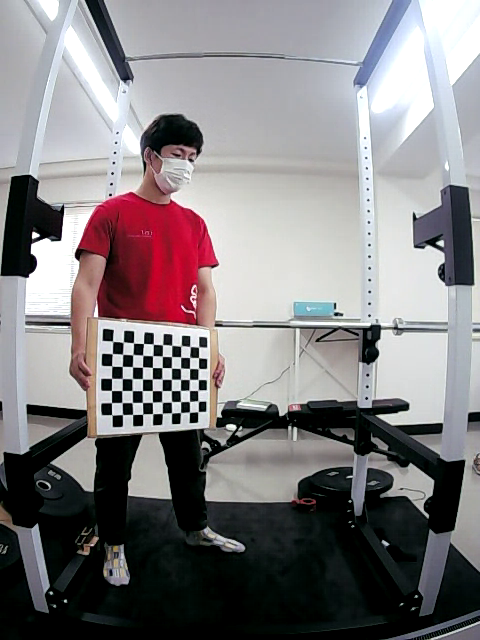
#> input picture streamlit_example/data/camera_info/2022-04-30-15-31/front/imgs/img0.png, 480 x 640 px; its folder holds only this picture in this run
$ python stereo_calibration.py
#> lines starting #> are read from the running program, lines starting #| are printed output that depends on the picture; long printed decimals are rounded
import glob

import cv2
import numpy as np

# criteria used by checkerboard pattern detector.
# Change this if the code can't find the checkerboard
criteria = (cv2.TERM_CRITERIA_EPS + cv2.TERM_CRITERIA_MAX_ITER, 30, 0.001)

rows = 7  # number of checkerboard rows.
columns = 10  # number of checkerboard columns.
world_scaling = 5  # change this to the real world square size. Or not.


def calibrate_camera(images_folder):
    images_names = sorted(glob.glob(images_folder))
    images = []
    for imname in images_names:
        im = cv2.imread(imname, 1)
        images.append(im)

    # coordinates of squares in the checkerboard world space
    objp = np.zeros((rows * columns, 3), np.float32)
    objp[:, :2] = np.mgrid[0:rows, 0:columns].T.reshape(-1, 2)
    objp = world_scaling * objp

    # frame dimensions. Frames should be the same size.
    width = images[0].shape[1]
    height = images[0].shape[0]

    # Pixel coordinates of checkerboards
    imgpoints = []  # 2d points in image plane.

    # coordinates of the checkerboard in checkerboard world space.
    objpoints = []  # 3d point in real world space

    for frame in images:
        gray = cv2.cvtColor(frame, cv2.COLOR_BGR2GRAY)

        # find the checkerboard
        ret, corners = cv2.findChessboardCorners(gray, (rows, columns), None)

        print(ret)

        if ret == True:

            # Convolution size used to improve corner detection. Don't make this too large.
            conv_size = (11, 11)

            # opencv can attempt to improve the checkerboard coordinates
            corners = cv2.cornerSubPix(gray, corners, conv_size, (-1, -1), criteria)
            cv2.drawChessboardCorners(frame, (rows, columns), corners, ret)
            cv2.imshow("img", frame)
            k = cv2.waitKey(500)

            objpoints.append(objp)
            imgpoints.append(corners)

    ret, mtx, dist, rvecs, tvecs = cv2.calibrateCamera(objpoints, imgpoints, (width, height), None, None)
    print("rmse:", ret)
    print("camera matrix:\n", mtx)
    print("distortion coeffs:", dist)

    return mtx, dist


def stereo_calibrate(mtx_front, dist_front, mtx_side, dist_side, img_dir_front, img_dir_side):
    # [5 lines of commented-out code are left out]

    c1_images_names = sorted(glob.glob(img_dir_front))
    c2_images_names = sorted(glob.glob(img_dir_side))

    c1_images = []
    c2_images = []
    for im1, im2 in zip(c1_images_names, c2_images_names):
        _im = cv2.imread(im1, 1)
        c1_images.append(_im)

        _im = cv2.imread(im2, 1)
        c2_images.append(_im)

    # coordinates of squares in the checkerboard world space
    objp = np.zeros((rows * columns, 3), np.float32)
    objp[:, :2] = np.mgrid[0:rows, 0:columns].T.reshape(-1, 2)
    objp = world_scaling * objp

    # frame dimensions. Frames should be the same size.
    width = c1_images[0].shape[1]
    height = c1_images[0].shape[0]

    # Pixel coordinates of checkerboards
    imgpoints_left = []  # 2d points in image plane.
    imgpoints_right = []

    # coordinates of the checkerboard in checkerboard world space.
    objpoints = []  # 3d point in real world space

    for frame1, frame2 in zip(c1_images, c2_images):
        gray1 = cv2.cvtColor(frame1, cv2.COLOR_BGR2GRAY)
        gray2 = cv2.cvtColor(frame2, cv2.COLOR_BGR2GRAY)
        c_ret1, corners1 = cv2.findChessboardCorners(gray1, (rows, columns), None)
        c_ret2, corners2 = cv2.findChessboardCorners(gray2, (rows, columns), None)

        if c_ret1 == True and c_ret2 == True:
            corners1 = cv2.cornerSubPix(gray1, corners1, (11, 11), (-1, -1), criteria)
            corners2 = cv2.cornerSubPix(gray2, corners2, (11, 11), (-1, -1), criteria)

            cv2.drawChessboardCorners(frame1, (rows, columns), corners1, c_ret1)
            cv2.imshow("img", frame1)

            cv2.drawChessboardCorners(frame2, (rows, columns), corners2, c_ret2)
            cv2.imshow("img2", frame2)
            k = cv2.waitKey(500)

            objpoints.append(objp)
            imgpoints_left.append(corners1)
            imgpoints_right.append(corners2)

    stereocalibration_flags = cv2.CALIB_FIX_INTRINSIC
    ret, CM1, dist_front, CM2, dist_side, R, T, E, F = cv2.stereoCalibrate(
        objpoints,
        imgpoints_left,
        imgpoints_right,
        mtx_front,
        dist_front,
        mtx_side,
        dist_side,
        (width, height),
        criteria=criteria,
        flags=stereocalibration_flags,
    )

    print(ret)
    return R, T


# [7 lines of commented-out code are left out]


front_folder = r"/Users/kondounagi/Library/Mobile Documents/com~apple~CloudDocs/work/posefit/streamlit_example/data/camera_info/2022-04-30-16-30/front/imgs/*"
side_folder = r"/Users/kondounagi/Library/Mobile Documents/com~apple~CloudDocs/work/posefit/streamlit_example/data/camera_info/2022-04-30-16-30/side/imgs/*"
mtx_front, dist_front = calibrate_camera(images_folder=front_folder)
#> in calibrate_camera, im is the input picture: shape (640, 480, 3); mean B, G, R 128.3, 126.1, 130.1
#> the loop in calibrate_camera, `for frame in images:` made 1 pass; (key Esc is pressed on pass 1)
#> (ret, conv_size) on pass 1: (True, (11, 11))
#| True
#> pass 1, in calibrate_camera, `gray = cv2.cvtColor(frame, cv2.COLOR_BGR2GRAY)`:
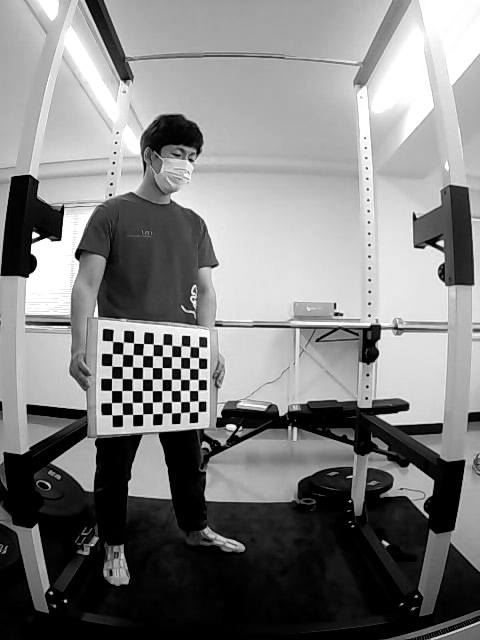
#> gray: shape (640, 480); min 0, max 255, mean 127.5
#> pass 1, in calibrate_camera, `cv2.imshow("img", frame)`:
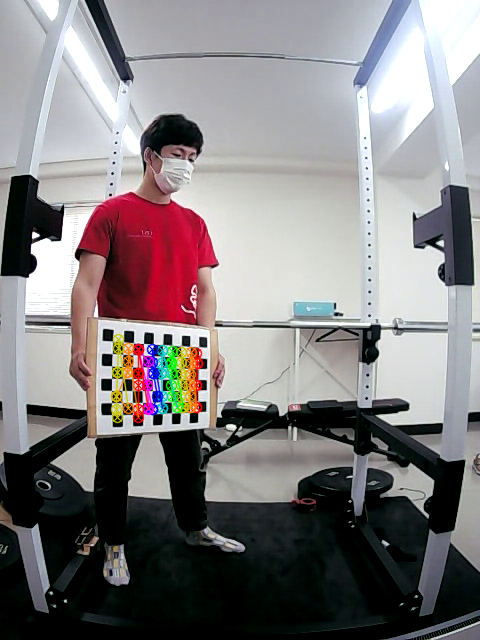
#> window 'img': shape (640, 480, 3); mean B, G, R 127.7, 126.2, 130.7
#> after the loop in calibrate_camera, `for frame in images:`: imgpoints = 1 item
#> in calibrate_camera, `ret, mtx, dist, rvecs, tvecs = cv2.calibrateCamera(objpoints, imgpoint..`: ret = 5.66; mtx = [[380.7, 0, 240.9], [0, 274.7, 319.7], [0, 0, 1]]; dist = [[-1.38, 3.68, 0.0224, 0.118, -3.28]]; rvecs = ([-0.785, -0.74, 1.6],); tvecs = ([-14.97, 15.7, 120.6],)
#| rmse: 5.660
#| camera matrix:
#|  [[380.705   0.         240.869]
#|  [  0.         274.750  319.689]
#|  [  0.           0.           1.        ]]
#| distortion coeffs: [[-1.376  3.680  0.02236  0.1179 -3.279]]
#> mtx_front = [[380.7, 0, 240.9], [0, 274.7, 319.7], [0, 0, 1]]; dist_front = [[-1.38, 3.68, 0.0224, 0.118, -3.28]]
mtx_side, dist_side = calibrate_camera(images_folder=side_folder)
#> the loop in calibrate_camera (call 2), `for frame in images:` made 1 pass; (key Enter is pressed on pass 1)
#| True
#| rmse: 5.660
#| camera matrix:
#|  [[380.705   0.         240.869]
#|  [  0.         274.750  319.689]
#|  [  0.           0.           1.        ]]
#| distortion coeffs: [[-1.376  3.680  0.02236  0.1179 -3.279]]
#> mtx_side = [[380.7, 0, 240.9], [0, 274.7, 319.7], [0, 0, 1]]; dist_side = [[-1.38, 3.68, 0.0224, 0.118, -3.28]]
R, T = stereo_calibrate(
    mtx_front, dist_front, mtx_side, dist_side, img_dir_front=front_folder, img_dir_side=side_folder
)
#> the loop in stereo_calibrate, `for frame1, frame2 in zip(c1_images, c2_images):` made 1 pass; (key Esc is pressed on pass 1)
#> (c_ret1, c_ret2) on pass 1: (True, True)
#> after the loop in stereo_calibrate, `for frame1, frame2 in zip(c1_images, c2_images):`: imgpoints_left = 1 item
#> in stereo_calibrate, `stereocalibration_flags = cv2.CALIB_FIX_INTRINSIC`: stereocalibration_flags = 256
#> in stereo_calibrate, `ret, CM1, dist_front, CM2, dist_side, R, T, E, F = cv2.stereoCalibrate..`: ret = 5.66; CM1 = [[380.7, 0, 240.9], [0, 274.7, 319.7], [0, 0, 1]]; dist_front = [[-1.38, 3.68, 0.0224, 0.118, -3.28]]; CM2 = [[380.7, 0, 240.9], [0, 274.7, 319.7], [0, 0, 1]]; dist_side = [[-1.38, 3.68, 0.0224, 0.118, -3.28]]; R = [[1, -9.62e-15, 9.32e-15], [9.62e-15, 1, -6e-15], [-9.32e-15, 6e-15, 1]]; T = [-5.9e-13, 8.42e-13, -7.11e-13]; E = [[-1.01e-27, 7.11e-13, 8.42e-13], [-7.11e-13, 1.04e-26, 5.9e-13], [-8.42e-13, -5.9e-13, -4.31e-27]]; F = [[-5.1e-07, 494912938, 2.93e+09], [-494912938, 1e-05, 2.75e+11], [-2.93e+09, -2.75e+11, 1]]
#| 5.660
#> T = [-5.9e-13, 8.42e-13, -7.11e-13]

print(R)
#| [[ 1.00000000e+00 -9.61987745e-15  9.32200131e-15]
#|  [ 9.61987745e-15  1.00000000e+00 -6.00327712e-15]
#|  [-9.32200131e-15  6.00327712e-15  1.00000000e+00]]
print(T)
#| [[-5.89541682e-13]
#|  [ 8.42490332e-13]
#|  [-7.10892787e-13]]
np.savetxt("../bodypose3d/camera_parameters/c0_mtx.dat", mtx_front)
np.savetxt("../bodypose3d/camera_parameters/c0_dist.dat", dist_front)
np.savetxt("../bodypose3d/camera_parameters/c0_rot.dat", np.eye(3))
np.savetxt("../bodypose3d/camera_parameters/c0_trans.dat", np.array([[0], [0], [0]]))
np.savetxt("../bodypose3d/camera_parameters/c1_mtx.dat", mtx_side)
np.savetxt("../bodypose3d/camera_parameters/c1_dist.dat", dist_side)
np.savetxt("../bodypose3d/camera_parameters/c1_rot.dat", R)
np.savetxt("../bodypose3d/camera_parameters/c1_trans.dat", T)

$ run again, on streamlit_example/data/camera_info/2022-04-30-15-31/front/imgs/img1.png
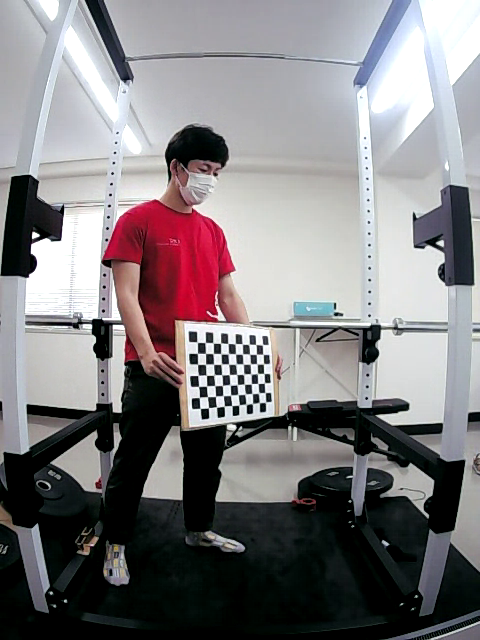
#> input picture streamlit_example/data/camera_info/2022-04-30-15-31/front/imgs/img1.png, 480 x 640 px
#> in calibrate_camera, im is the input picture: shape (640, 480, 3); mean B, G, R 127.5, 125.1, 128.8
#> the loop in calibrate_camera, `for frame in images:` made 1 pass; (key Esc is pressed on pass 1)
#> (ret, conv_size) on pass 1: (True, (11, 11))
#> (printed output is left out)
#> pass 1, in calibrate_camera, `gray = cv2.cvtColor(frame, cv2.COLOR_BGR2GRAY)`:
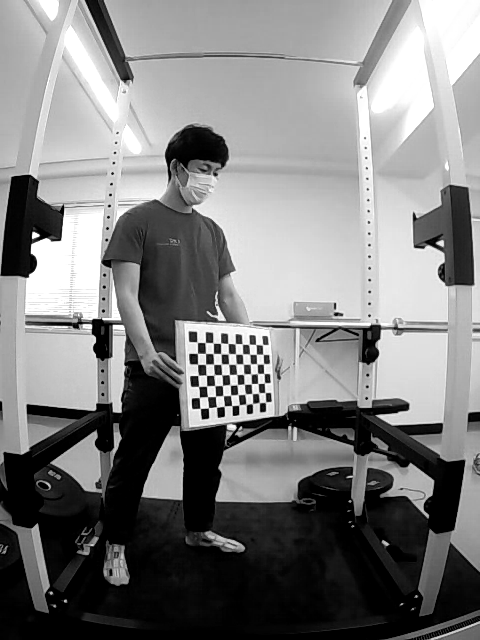
#> gray: shape (640, 480); min 0, max 255, mean 126.5
#> pass 1, in calibrate_camera, `cv2.imshow("img", frame)`:
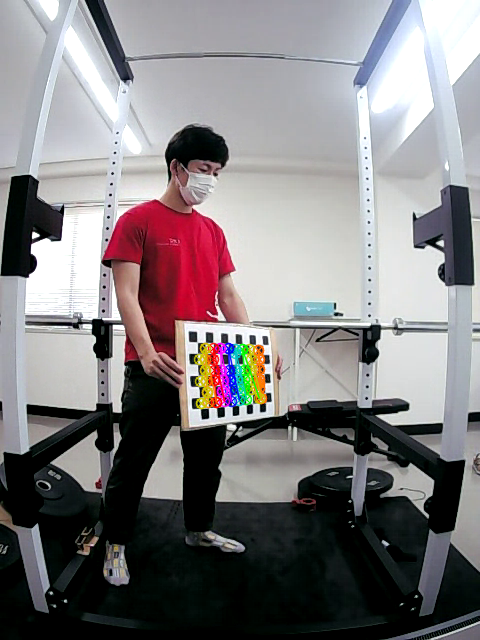
#> window 'img': shape (640, 480, 3); mean B, G, R 126.7, 124.9, 128.9
#> after the loop in calibrate_camera, `for frame in images:`: imgpoints = 1 item
#> in calibrate_camera, `ret, mtx, dist, rvecs, tvecs = cv2.calibrateCamera(objpoints, imgpoint..`: ret = 3.9; mtx = [[144.1, 0, 211.5], [0, 253.7, 305.1], [0, 0, 1]]; dist = [[2.05, -121.1, 1.57, 0.571, 249.6]]; rvecs = ([0.618, -0.793, 1.35],); tvecs = ([34.45, 9.82, 135.8],)
#| rmse: 3.900
#| camera matrix:
#|  [[144.056   0.         211.534]
#|  [  0.         253.658  305.068]
#|  [  0.           0.           1.        ]]
#| distortion coeffs: [[   2.048 -121.096    1.566    0.5711  249.566]]
#> `mtx_front, dist_front = calibrate_camera(images_folder=front_folder)`: mtx_front = [[144.1, 0, 211.5], [0, 253.7, 305.1], [0, 0, 1]]; dist_front = [[2.05, -121.1, 1.57, 0.571, 249.6]]
#> the loop in calibrate_camera (call 2), `for frame in images:` made 1 pass; (key Enter is pressed on pass 1)
#> (printed output is left out)
#| rmse: 3.900
#| camera matrix:
#|  [[144.056   0.         211.534]
#|  [  0.         253.658  305.068]
#|  [  0.           0.           1.        ]]
#| distortion coeffs: [[   2.048 -121.096    1.566    0.5711  249.566]]
#> `mtx_side, dist_side = calibrate_camera(images_folder=side_folder)`: mtx_side = [[144.1, 0, 211.5], [0, 253.7, 305.1], [0, 0, 1]]; dist_side = [[2.05, -121.1, 1.57, 0.571, 249.6]]
#> the loop in stereo_calibrate, `for frame1, frame2 in zip(c1_images, c2_images):` made 1 pass; (key Esc is pressed on pass 1)
#> (c_ret1, c_ret2) on pass 1: (True, True)
#> after the loop in stereo_calibrate, `for frame1, frame2 in zip(c1_images, c2_images):`: imgpoints_left = 1 item
#> stereocalibration_flags = 256
#> in stereo_calibrate, `ret, CM1, dist_front, CM2, dist_side, R, T, E, F = cv2.stereoCalibrate..`: ret = 17.68; CM1 = [[144.1, 0, 211.5], [0, 253.7, 305.1], [0, 0, 1]]; dist_front = [[2.05, -121.1, 1.57, 0.571, 249.6]]; CM2 = [[144.1, 0, 211.5], [0, 253.7, 305.1], [0, 0, 1]]; dist_side = [[2.05, -121.1, 1.57, 0.571, 249.6]]; R = [[1, 4.66e-05, 7.42e-05], [-4.66e-05, 1, 1.57e-05], [-7.42e-05, -1.57e-05, 1]]; T = [-0.0316, -0.034, -0.0503]; E = [[1.84e-07, 0.0503, -0.034], [-0.0503, -2.84e-06, 0.0316], [0.034, -0.0316, 2.03e-06]]; F = [[-1.58e-06, -0.244, 116.6], [0.244, 7.84e-06, -73.88], [-116.6, 73.87, 1]]
#| 17.675
#> `R, T = stereo_calibrate( mtx_front, dist_front, mtx_side, dist_side, i..`: T = [-0.0316, -0.034, -0.0503]
#| [[ 9.99999996e-01  4.66201596e-05  7.42354389e-05]
#|  [-4.66213254e-05  9.99999999e-01  1.57027696e-05]
#|  [-7.42347067e-05 -1.57062305e-05  9.99999997e-01]]
#| [[-0.03161]
#|  [-0.03404 ]
#|  [-0.05025]]
